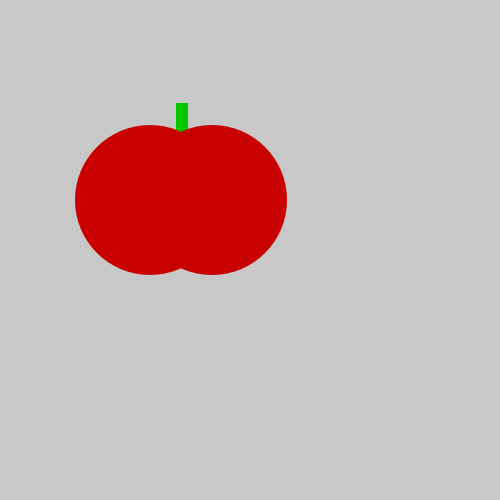
Frame 1 (no input)
Frame 60 (the mouse pressed at the canvas centre just before this capture): identical to frame 1, image omitted
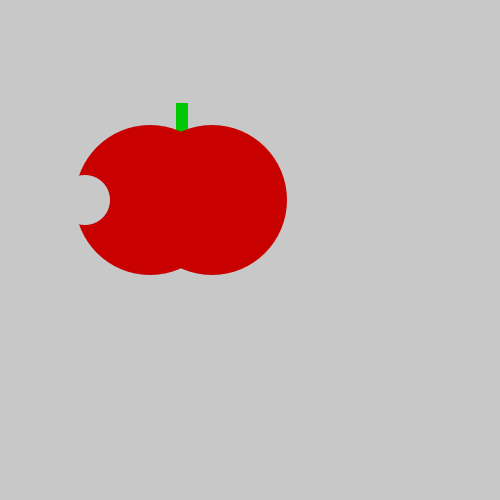
Frame 120 (the mouse held since frame 60 and released just before this capture)

The Processing sketch that drew these frames (run headless with seeded random() and noise(); from frame 60 on, the mouse is pressed at the canvas centre):

// Processing sketch: tasty_tomato
// ── tasty_tomato.pde
int bite = 0;

void setup() {
    size(500, 500);
}
void draw() {
    background(200, 200, 200);
    noStroke();
    fill(0, 200, 0);
   rect(176, 103, 12, 32);
    fill( 200, 0, 0);
    ellipse(150, 200, 150, 150);
    ellipse(212, 200, 150, 150);
  if (mousePressed){
    bite = 50;
  }
   fill(200, 200, 200);
   ellipse(85, 200, bite, bite);
}
